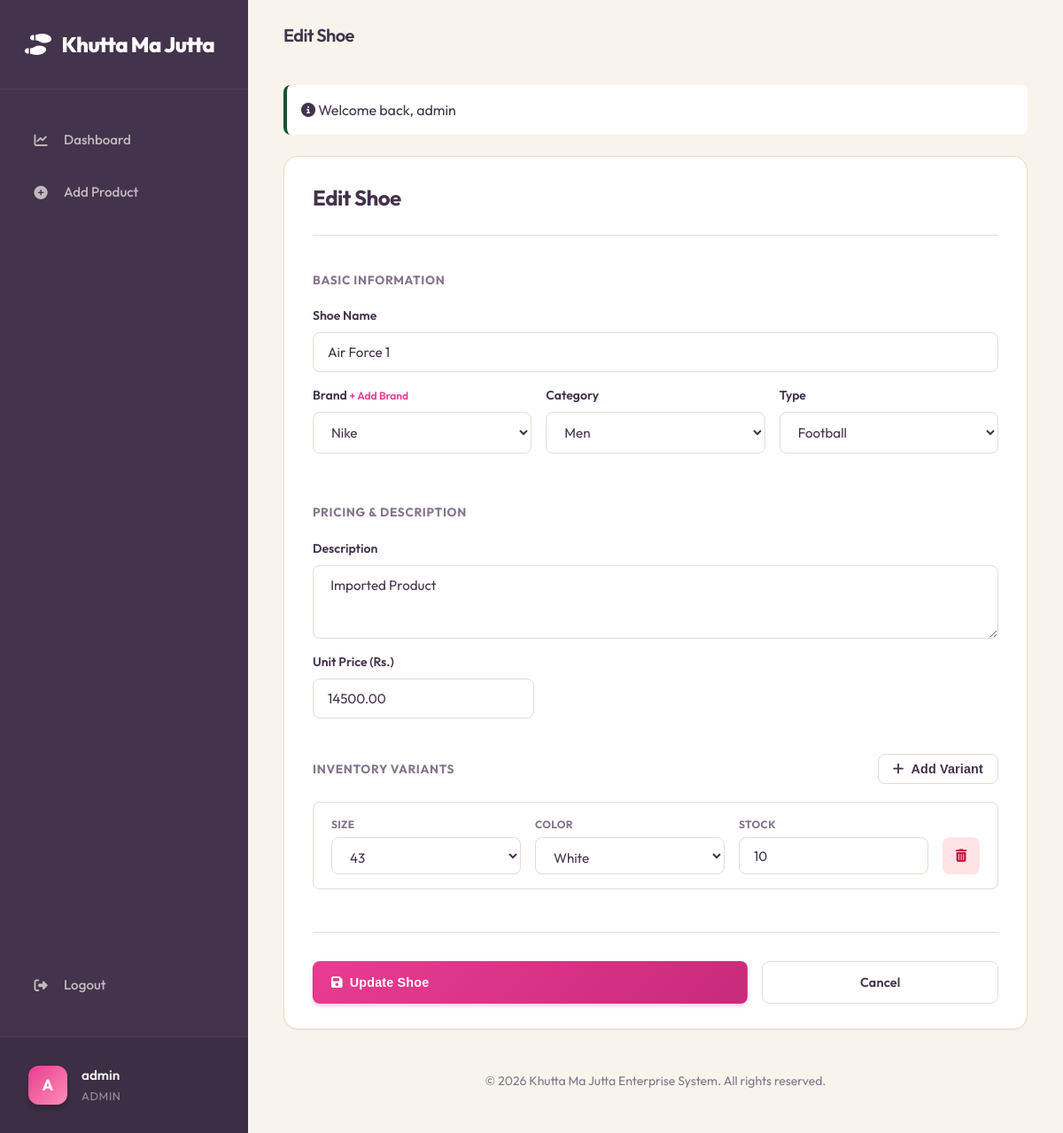
/edit.php?id=2 (signed in), run on the app's committed database.
### tables this page shows
CREATE TABLE IF NOT EXISTS shoes (
    id INT AUTO_INCREMENT PRIMARY KEY,
    name VARCHAR(255) NOT NULL,
    brand_id INT,
    type_id INT,
    category_id INT,
    price DECIMAL(10, 2) NOT NULL,
    description TEXT,
    created_at TIMESTAMP DEFAULT CURRENT_TIMESTAMP,
    FOREIGN KEY (brand_id) REFERENCES brands(id) ON DELETE SET NULL,
    FOREIGN KEY (type_id) REFERENCES shoe_types(id) ON DELETE SET NULL,
    FOREIGN KEY (category_id) REFERENCES categories(id) ON DELETE SET NULL
);

CREATE TABLE IF NOT EXISTS brands (
    id INT AUTO_INCREMENT PRIMARY KEY,
    name VARCHAR(100) NOT NULL UNIQUE
);

CREATE TABLE IF NOT EXISTS categories (
    id INT AUTO_INCREMENT PRIMARY KEY,
    name VARCHAR(50) NOT NULL UNIQUE
);

CREATE TABLE IF NOT EXISTS shoe_types (
    id INT AUTO_INCREMENT PRIMARY KEY,
    name VARCHAR(100) NOT NULL UNIQUE
);

CREATE TABLE IF NOT EXISTS shoe_variants (
    id INT AUTO_INCREMENT PRIMARY KEY,
    shoe_id INT NOT NULL,
    size INT NOT NULL,
    color_id INT NOT NULL,
    stock_quantity INT NOT NULL DEFAULT 0 CHECK (stock_quantity >= 0),
    created_at TIMESTAMP DEFAULT CURRENT_TIMESTAMP,
    FOREIGN KEY (shoe_id) REFERENCES shoes(id) ON DELETE CASCADE,
    FOREIGN KEY (color_id) REFERENCES colors(id)
);

CREATE TABLE IF NOT EXISTS colors (
    id INT AUTO_INCREMENT PRIMARY KEY,
    name VARCHAR(50) NOT NULL UNIQUE,
    hex_code VARCHAR(7) DEFAULT '#000000'
);

### public/edit.php (called while the page is built, shortened)
<?php
require_once __DIR__ . '/../config/db.php';
require_once __DIR__ . '/../includes/functions.php';
$id = $_GET['id'] ?? null;
$stmt = $pdo->prepare("SELECT * FROM shoes WHERE id = :id");
$stmt->execute(['id' => $id]);
$shoe = $stmt->fetch();
try {
    $brands = $pdo->query("SELECT * FROM brands ORDER BY name")->fetchAll();
    $types = $pdo->query("SELECT * FROM shoe_types ORDER BY name")->fetchAll();
    $categories = $pdo->query("SELECT * FROM categories ORDER BY name")->fetchAll();
    $colors = $pdo->query("SELECT * FROM colors ORDER BY name")->fetchAll();
    $stmtVar = $pdo->prepare("SELECT v.*, c.name as color_name FROM shoe_variants v JOIN colors c ON v.color_id = c.id WHERE v.shoe_id = :id");
    $stmtVar->execute(['id' => $id]);
    $existing_variants = $stmtVar->fetchAll();
} catch (PDOException $e) {
    die("Database Error: " . $e->getMessage());
}
$errors = [];
$form_data = $shoe;
$form_data['variants'] = $existing_variants;
render_view('inventory/form', [
    'title' => 'Edit Shoe',
    'page' => 'edit',
    'form_data' => $form_data,
    'errors' => $errors,
    'brands' => $brands,
    'types' => $types,
    'categories' => $categories,
    'colors' => $colors,
    'action' => 'edit.php?id=' . $id,
    'submit_text' => 'Update Shoe'
]);
?>

### templates/inventory/form.php (the view, shortened to what this page needs)
<div class="table-container" style="padding: 2.5rem; background: var(--bg-surface);">
    <div style="max-width: 1000px; margin: 0 auto;">
        <div style="margin-bottom: 2.5rem; border-bottom: 1px solid var(--border); padding-bottom: 1.5rem;">
            <h2 style="font-size: 1.5rem; font-weight: 700; color: var(--text-main); margin: 0;"><?= h($title); ?></h2>
        </div>
        <form action="<?= $action; ?>" method="POST">
            <div style="margin-bottom: 2.5rem;">
                <h4 style="font-size: 0.85rem; font-weight: 700; color: var(--text-muted); text-transform: uppercase; letter-spacing: 0.05em; margin-bottom: 1.25rem;">
                    Basic Information
                </h4>
                <div class="form-group">
                    <label for="name">Shoe Name</label>
                    <input type="text" id="name" name="name" class="form-control"
                           value="<?= h($form_data['name']); ?>" required placeholder="e.g. Nike Air Max">
                </div>
                <div style="display: grid; grid-template-columns: repeat(3, 1fr); gap: 1rem;">
                    <div class="form-group">
                        <label for="brand">Brand <a href="#" onclick="openBrandModal(event)" style="font-size: 0.75rem; color: var(--primary); text-decoration: none;">+ Add Brand</a></label>
                        <select id="brand" name="brand_id" required>
                            <?php foreach ($brands as $brand): ?>
                                <option value="<?= $brand['id']; ?>" <?= $form_data['brand_id'] == $brand['id'] ? 'selected' : ''; ?>>
                                    <?= h($brand['name']); ?>
                                </option>
                            <?php endforeach; ?>
                        </select>
                    </div>
                    <div class="form-group">
                        <label for="category">Category</label>
                        <select id="category" name="category_id" required>
                            <?php foreach ($categories as $cat): ?>
                                <option value="<?= $cat['id']; ?>" <?= $form_data['category_id'] == $cat['id'] ? 'selected' : ''; ?>>
                                    <?= h($cat['name']); ?>
                                </option>
                            <?php endforeach; ?>
                        </select>
                    </div>
                    <div class="form-group">
                        <label for="type">Type</label>
                        <select id="type" name="type_id" required>
                            <?php foreach ($types as $type): ?>
                                <option value="<?= $type['id']; ?>" <?= $form_data['type_id'] == $type['id'] ? 'selected' : ''; ?>>
                                    <?= h($type['name']); ?>
                                </option>
                            <?php endforeach; ?>
                        </select>
                    </div>
                </div>
            </div>
            <div style="margin-bottom: 2.5rem;">
                <h4 style="font-size: 0.85rem; font-weight: 700; color: var(--text-muted); text-transform: uppercase; letter-spacing: 0.05em; margin-bottom: 1.25rem;">
                    Pricing & Description
                </h4>
                <div class="form-group">
                    <label for="description">Description</label>
                    <textarea id="description" name="description" class="form-control" rows="3"
                              style="min-height: 80px;"
                              placeholder="Product details..."><?= h($form_data['description'] ?? ''); ?></textarea>
                </div>
                <div class="form-group" style="max-width: 250px;">
                    <label for="price">Unit Price (Rs.)</label>
                    <input type="number" step="0.01" id="price" name="price" class="form-control"
                           value="<?= h($form_data['price']); ?>" required placeholder="0.00">
                </div>
            </div>
            <div style="margin-bottom: 3rem;">
                <div style="display: flex; justify-content: space-between; align-items: center; margin-bottom: 1.25rem;">
                    <h4 style="font-size: 0.85rem; font-weight: 700; color: var(--text-muted); text-transform: uppercase; letter-spacing: 0.05em; margin: 0;">
                        Inventory Variants
                    </h4>
                    <button type="button" class="btn btn-secondary btn-sm" onclick="addVariantRow()" style="padding: 0.5rem 1rem;">
                        <i class="fa-solid fa-plus"></i> Add Variant
                    </button>
                </div>
                <div id="variant-list">
                    <?php
                    $vars = $form_data['variants'] ?? [];
                    foreach ($vars as $v):
                    ?>
                        <div class="variant-block">
                            <div class="variant-field">
                                <label>Size</label>
                                <select name="sizes[]" required>
                                    <?php for($s=35; $s<=46; $s++): ?>
                                        <option value="<?= $s; ?>" <?= ($v['size'] ?? '') == $s ? 'selected' : ''; ?>><?= $s; ?></option>
                                    <?php endfor; ?>
                                </select>
                            </div>
                            <div class="variant-field">
                                <label>Color</label>
                                <select name="colors[]" required>
                                    <?php foreach ($colors as $color): ?>
                                        <option value="<?= $color['id']; ?>" <?= ($v['color_id'] ?? '') == $color['id'] ? 'selected' : ''; ?>>
                                            <?= h($color['name']); ?>
                                        </option>
                                    <?php endforeach; ?>
                                </select>
                            </div>
                            <div class="variant-field">
                                <label>Stock</label>
                                <input type="number" name="stocks[]" required min="0" value="<?= (int)($v['stock_quantity'] ?? 0); ?>" placeholder="0">
                            </div>
                            <button type="button" class="btn btn-danger btn-sm" onclick="removeVariantRow(this)">
                                <i class="fa-solid fa-trash-can"></i>
                            </button>
                        </div>
                    <?php endforeach; ?>
                </div>
            </div>
            <div style="display: flex; gap: 1rem; margin-top: 3rem; padding-top: 2rem; border-top: 1px solid var(--border);">
                <button type="submit" class="btn btn-primary" style="flex: 2; height: 48px; border-radius: 8px;">
                    <i class="fa-solid fa-save"></i> <?= h($submit_text); ?>
                </button>
                <a href="index.php" class="btn btn-secondary" style="flex: 1; height: 48px; border-radius: 8px; display: flex; align-items: center; justify-content: center;">Cancel</a>
            </div>
        </form>
    </div>
</div>

### assets/css/style.css (style rules this page uses)
:root { --primary: #E83C91; --primary-hover: #c92a7a; --secondary: #FF8FB7; --accent: #FF8FB7; --bg-body: #F8F4EC; --bg-sidebar: #43334C; --bg-surface: #ffffff; --text-main: #43334C; --text-muted: #84758C; --text-inverted: #F8F4EC; --border: #e6dcd0; --success-bg: #dcfce7; --success-text: #14532d; --warning-bg: #fef9c3; --warning-text: #713f12; --danger-bg: #ffe4e6; --danger-text: #be123c; --shadow-sm: 0 1px 2px 0 rgba(67, 51, 76, 0.05); --shadow-md: 0 4px 6px -1px rgba(67, 51, 76, 0.1), 0 2px 4px -1px rgba(67, 51, 76, 0.06); --shadow-lg: 0 10px 15px -3px rgba(67, 51, 76, 0.1), 0 4px 6px -2px rgba(67, 51, 76, 0.05); }
* { box-sizing: border-box; margin: 0; padding: 0; }
body { font-family: 'Outfit', -apple-system, BlinkMacSystemFont, "Segoe UI", Roboto, "Helvetica Neue", Arial, sans-serif; background-color: var(--bg-body); color: var(--text-main); height: 100vh; display: flex; overflow: hidden; line-height: 1.5; -webkit-font-smoothing: antialiased; }
h1, h2, h3, h4, h5, h6 { font-weight: 700; letter-spacing: -0.02em; }
.table-container { background: var(--bg-surface); border-radius: 1rem; border: 1px solid var(--border); box-shadow: var(--shadow-sm); overflow: hidden; margin-bottom: 2rem; }
.btn { display: inline-flex; align-items: center; gap: 0.5rem; padding: 0.625rem 1.25rem; border-radius: 0.5rem; font-weight: 600; text-decoration: none; border: 1px solid transparent; cursor: pointer; font-size: 0.9rem; transition: all 0.2s; letter-spacing: 0.01em; }
.btn-primary { background: linear-gradient(135deg, var(--primary), var(--primary-hover)); color: white; box-shadow: 0 2px 4px rgba(232, 60, 145, 0.3); }
.btn-secondary { background: white; border-color: var(--border); color: var(--text-main); }
.btn-danger { background: var(--danger-bg); color: var(--danger-text); border: 1px solid transparent; }
label { font-size: 0.875rem; font-weight: 600; margin-bottom: 0.5rem; color: var(--text-main); display: block; }
.form-group { margin-bottom: 1rem; width: 100%; }
.table-container { padding: 1.75rem 2rem !important; }
input, select, textarea { padding: 0.75rem 1rem; border: 1px solid var(--border); border-radius: 0.5rem; background: #fff; color: var(--text-main); font-family: 'Outfit', sans-serif; font-size: 0.95rem; transition: all 0.2s; width: 100%; display: block; }
.form-control, input, select, textarea { transition: all 0.3s cubic-bezier(0.4, 0, 0.2, 1); }
.variant-block { background: #ffffff; border: 1px solid var(--border); border-radius: 8px; padding: 1rem 1.25rem; margin-bottom: 0.75rem; display: grid !important; grid-template-columns: 1fr 1fr 1fr 42px; gap: 1rem; align-items: end; transition: all 0.2s ease; }
.variant-field { display: flex; flex-direction: column; gap: 0.35rem; }
.variant-field label { font-size: 0.75rem; font-weight: 700; color: var(--text-muted); text-transform: uppercase; letter-spacing: 0.025em; margin: 0; }
.variant-field select, .variant-field input { height: 42px; width: 100% !important; margin: 0 !important; }
.variant-block .btn-danger { height: 42px; width: 42px; padding: 0; display: flex; align-items: center; justify-content: center; border-radius: 8px; flex-shrink: 0; }

### data on the page
shoes: name "Air Force 1", brand_id "Nike", category_id "Men", type_id "Football", description "Imported Product", price "14500.00"
shoe_variants: size "43", color.name "White", stock_quantity "10"

### other printed values
substr($_SESSION['username'], 0, 1) "A"
$_SESSION['username'] "admin"
$_SESSION['role'] "ADMIN"
$title "Edit Shoe"
$msg['message'] "Welcome back, admin"
$submit_text "Update Shoe"
